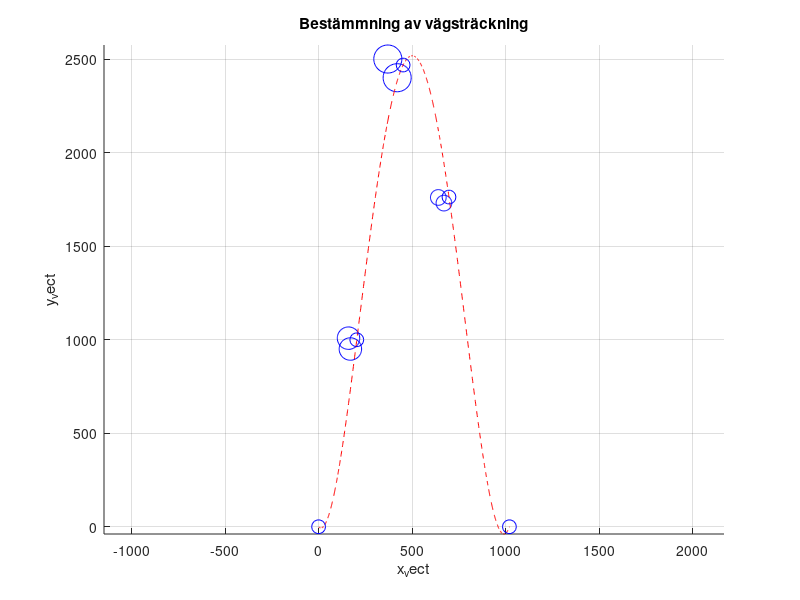

Here is the MATLAB script that generated this plot: (Note: this script raises an error after producing the figure.)
%Given data för punkter och längder
A_coord = [170 950; 420 2400; 670 1730]; % (x_A, y_A) för P1, P2, P3
B_coord = [160 1008; 370 2500; 640 1760]; % (x_B y_B) för P1, P2, P3
M = [A_coord, B_coord];
L_A_vect = [60; 75; 42]; % L_A för P1, P2, P3
L_B_vect = [45; 88; 57]; %L_B för P1, P2, P3
m = [L_A_vect, L_B_vect];

%finding a good starting guess
for i = 1:size(M, 1)
    %koordinater för denna iteration av punkt
    x_A = M(i, 1);
    y_A = M(i, 2);
    x_B = M(i, 3);
    y_B = M(i, 4);
    L_A = L_A_vect(i, 1);
    L_B = L_B_vect(i, 1);
    
    hold on;
    grid on;
    angle = linspace (0,2*pi,62.8);
    for j = linspace(1,3,2)
        % disp(m(i,1))
        % disp(m(i,2))
        % disp([num2str(M(i,j)),'och',num2str(M(i,j+1))])
        axis equal; 
        plot(m(i,1)*cos(angle)+M(i,j),m(i,1)*sin(angle)+M(i,j+1),'Color', 'b')
    end    
end
%GRAFISKT SES ATT:
start_gissn = [217 990; 437 2473; 681 1769];

%%
%redan räknat lösn av punkter så för att kolla e_n jämför jag "exakt" lösn
sol_exakt_list = [204.156642794528 999.328731516298; 346.552542575773 2415.18127128789; 696.957247632660 1762.20724763266];
%sparar lösn av punkter
sol_list = zeros(3,2);
% Newtons metod --------------------------------------
% itererar genom P1, P2, P3 genom att iterera genom raderna till M
for i = 1:size(M, 1)
    %koordinater för denna iteration av punkt
    x_A = M(i, 1);
    y_A = M(i, 2);
    x_B = M(i, 3);
    y_B = M(i, 4);
    L_A = L_A_vect(i, 1);
    L_B = L_B_vect(i, 1);
    %funkt. som måste definieras i for-loop för har olika konstanta värden för olika punkter 
    F1 = @(x_P, y_P, x_A, y_A, L_A) (x_P - x_A)^2 + (y_P - y_A)^2 - L_A^2;
    F2 = @(x_P, y_P, x_B, y_B, L_B) (x_P - x_B)^2 + (y_P - y_B)^2 - L_B^2;

    F = @(x_P, y_P) [F1(x_P, y_P, x_A, y_A, L_A); F2(x_P, y_P, x_B, y_B, L_B)]; 
    DF = @(x_P, y_P) [2*(x_P - x_A), 2*(y_P - y_A); 2*(x_P - x_B), 2*(y_P - y_B)];
    

    %parametrar
    tol = 1e-10; s = Inf; iter=0; maxiter=100;
    x_P = start_gissn(i,1);
    y_P = start_gissn(i,2);
    iter = 0;
    s = Inf;
        %Själva Newtonuppdateringen
        while norm(s) >= tol&iter<maxiter
            iter = iter + 1; %räknar vilken iteration vi är på
            %beräknar andra term s i taylorutveckling
            s = -DF(x_P, y_P) \ F(x_P, y_P);
            x_P = x_P + s(1);
            y_P = y_P + s(2);
            disp(['x: e_n = ', num2str(x_P - sol_exakt_list(i,1)) , ' , y: e_n = ',num2str(y_P - sol_exakt_list(i,2))])
            %disp(['Iteration: ',num2str(iter),'. x: e_n = ',num2str(norm(s(1))),' och y: e_n = ',num2str(norm(s(2))),'.']) % likt diffx då norm(s(1))= norm(x_P_n+1 - x_P_n)
        end
        %Kod nedan behövs ej! Eftersom grafiskt valt startgissn är så P
        %alltid fås, kod här startgissar så Q sen P ges och väljer P.
        %sol(k, :) = [x_P, y_P]; % 2x2-matris med lösn Q och P som kolumner
        sol_list(i,:) = [x_P, y_P];
    % %disp(sol) %Printar lösn P och Q till punkt för iteration 
    % if sol(1,1) > sol(2,1) %Kollar för just högra skärning P
    % sol_right = sol(1,:); 
    % else 
    % sol_right = sol(2,:);
    % end

    disp(['Lösn av koordinat till punkt P', num2str(i), ': (',num2str(sol_list(i,1)),',',num2str(sol_list(i,2)),') .'])
    
end

%----------------------------------------------------------------------------

%%
%POLYNOMISK MODELL
% i Ax=b med minstakvadratlösn c till A'Ac=A'b , y är  b
P1 = [0 0];
P5 = [1020 0];
x_vect = [P1(1,1); sol_list(:,1); P5(1,1)]; %x-värde på punkter P (OBS! BLANDA EJ IHOP MED x i workspace från ROADCOORD.MAT)
y_vect = [P1(1,2); sol_list(:,2); P5(1,2)]; %y-värde på punkter P (OBS! BLANDA EJ IHOP MED y i workspace från ROADCOORD.MAT)
xval = linspace(1,1020,1020); %BLANDA EJ IHOP MED xval FÖR LAGRANGEINTERPOL I 3c) 
% Vendermonde matris A:
A = [x_vect.^0, x_vect x_vect.^2 x_vect.^3 x_vect.^4];
c_poly = A\y_vect; %minstakvadratlösn
disp(['Konditionstalet är ',num2str(cond(A)) ,'.'])
disp('Värden på polynomkoeff. är: ')
disp(['c_0 = ',num2str(c_poly(1)) ,'.'])
disp(['c_1 = ',num2str(c_poly(2)) ,'.'])
disp(['c_2 = ',num2str(c_poly(3)) ,'.'])
disp(['c_3 = ',num2str(c_poly(4)) ,'.'])
disp(['c_4 = ',num2str(c_poly(5)) ,'.'])
%(Måste stoppa in xval nedan i funktion istället för x, vill ha kontinuerlig funktion inte bara punkter)
f_poly=@(xval,c_poly) c_poly(1) + c_poly(2).*xval + c_poly(3)*xval.^2 + c_poly(4)*xval.^3 + c_poly(5)*xval.^4 ; 
plot(xval,f_poly(xval,c_poly),'--','Color', 'r')
hold on;
plot(x_vect,y_vect,'o', 'MarkerSize', 10, 'Color', 'b')
xlabel('x_vect');
ylabel('y_vect');
grid on;
title('Bestämmning av vägsträckning');

%%
%(LAGRANGES INTERPOLATION*), (*) verkar ej ge helt rätt plot för 3d)! borde nog använda Newtons ansats istället
% i Ax=b med minstakvadratlösn c till A'Ac=A'b , y är  b
x = x; % gör inget, visar mest att x är från att ladda in ROADCOORD.MAT
y = y; % gör inget, visar mest att y är från att ladda in ROADCOORD.MAT 
%x = x2; % gör inget, visar mest att x2 är från ROADCOORD2.MAT  
%y = y2; % gör inget, visar mest att y2 är från ROADCOORD2.MAT 

deg=10; %ger en blå kurva som skär punkterna jag vill den ska skära
%deg=4; %samma grad som i 3b)

%plottar individuella punkter 
hold on;
plot(x,y,'o', 'MarkerSize', 5, 'Color', 'black')
xlabel('x');
ylabel('y');
grid on;
title('Annan vägsträckning');

xval = linspace(min(x), max(x));
for i=0:deg
    yval = lagrangepol(i, xval, x);
    plot(xval, yval)
end
grid on

%interpolerande polynom ges alltså av:
b = y;
polynomet = 0;
for i=0:deg
    polynomet = polynomet + b(i+1)*lagrangepol(i, xval, x);
end
plot(xval, polynomet, 'LineWidth', 2)
%Får RUNGES FENOMEN här i plotten med LAGRANGES INTERPOLATION! DETTA
%FÖRMODLIGEN ÄR PÅ GRUND AV ATT HÖGRE GRADENS POLYNOM SOM LAGRANGES
%INTERPOLATION ANVÄNDER GER STORA OSCILLATIONER. KAN FIXAS TILL GENOM
%ANVÄNDNING AV CHEBYSHEVSPUNKTER ISTÄLLET FÖR JÄMNT FÖRDELADE PUNKTER.
function varde = lagrangepol(i, xval, x) % xd = datapunkterna
    n = length(x) - 1; % datapunkterna heter x0, x1, ..., xn
    varde = 1;
    for k=0:n
        if i == k
            continue; % hoppar över denna iteration
        end
        varde = varde .* (xval - x(k+1)) ./ (x(i+1) - x(k+1)); % indexen börjar på 1, därför +1
    end
end



%%
%ANVÄNDER INTERP1

plot(x, y, 'o', 'MarkerSize', 5, 'DisplayName', 'Datapunkter');
hold on;

xx = linspace(-1,1,200);
v=interp1(x,y,xx);
plot(xx,v,'r')

%DÅ INTERP1 SOM DEFAULT ANVÄNDER LINJÄR INTERPOLATION (KOPPLAR BARA IHOP
%PUNKTER) SÅ ÄR POLYNOMGRAD HÄR EJ HÖG OCH RUNGES FENOMEN UPPSTÅR EJ.

%%
% NEWTONS ANSATS (Använd clear och ladda sen in variabler på nytt)
x = x'; %transponerar bara, men visar att x laddas in från roadcoord.mat
y = y'; %transponerar bara, men visar att y laddas in från roadcoord.mat
x2 = x2'; %transponerar bara, men visar att x2 laddas in från roadcoord2.mat
y2 = y2'; %transponerar bara, men visar att y2 laddas in från roadcoord2.mat

clf;
plot(x, y, 'o', 'MarkerSize', 5, 'DisplayName', 'Datapunkter','Color','b');
hold on;
plot(x2, y2, 'o', 'MarkerSize', 5, 'DisplayName', 'Datapunkter','Color','g');
hold on;

Q = [x,y,x2,y2];
for ii = linspace (1,3,2)
    %räkn. Newtons delade differenser
    n = length(Q(:,ii)); %Q(:,ii) = x för ii = 1 sen Q(:,ii) = x2 för ii = 3
    div_diff = zeros(n, n);
    div_diff(:, 1) = Q(:,ii+1);%Q(:,ii+1) = y för ii = 1 sen Q(:,ii+1) = y2 för ii = 3
    
    %fyller tabell med delade diff
    for j = 2:n
        for i = j:n
            div_diff(i, j) = (div_diff(i, j-1) - div_diff(i-1, j-1)) / (Q(i,ii) - Q(i-j+1,ii)); 
        end                                        % Q(i,ii) - Q(i-j+1,ii) = x(i) - x(i-j+1)
    end
    
    %ta koeff för Newtons interpol.polynom
    coeffs = diag(div_diff);
    
    %checkar interpolationspolynomet vid punkter
    xval = linspace(min(Q(:,ii)), max(Q(:,ii)), 100);
                  % min(x)          max(x)
    P = coeffs(1) * ones(size(xval)); %kör först konstantledet
    
    for k = 2:n
        P = P + coeffs(k) .* prod(xval - Q(1:k-1,ii), 1);
    end                                % x(1:k-1)
    plot(xval, P, 'LineWidth', 2);
end
%plots
grid on;
xlabel('x');
ylabel('y');
title('Newtons Interpolationspolynomer');
legend show;

clear; %rensar variabler för annars fick jag problem med dimensionerna andra gången jag körde program

%Får RUNGES FENOMEN här i plotten med NEWTONS ANSATS för roadcoord.mat. 
% DETTA FÖRMODLIGEN ÄR PÅ GRUND AV ATT HÖGRE GRADENS POLYNOM SOM NEWTONS ANSATS
% ANVÄNDER GER STORA OSCILLATIONER VID ÄNDAR, ORIMLIG VÄG.

% MEN, FÖR roadcoord2.mat ÄR PUNKTER EJ HELT JÄMNT FÖRDELADE UTAN 
% FÖRDELNINGEN VERKAR STÄMMA ÖVERENS MED CHEBYSHEVPUNKTER SOM T.EX. GÖR
% ATT VID ÄNDARNA STÄLLS FLERA PUNKTER IN SÅ ATT OSCILLATIONERNA EJ UPPSTÅR